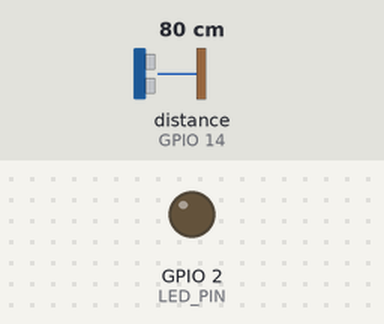
Bench run of a sketch on a simulated ESP8266 (NodeMCU). On the bench: output pins drawn as LEDs (lit = HIGH). Wiring (inferred from the names in the program): ultrasonic range finder: trigger GPIO 12; echo GPIO 14. The test bench sets the inputs (shaded band); at power-on: distance to the obstacle (sensor on GPIO 14) 80 cm. The echo pulse lasts 58.3 µs per cm; WiFi joins after 1.5 s; servers stay silent unless stated; pins used as bus, display or sensor lines are not drawn.

Above: at 2.7 s.
2.8 s: distance to the obstacle (sensor on GPIO 14) set to 23 cm
4.3 s: distance to the obstacle (sensor on GPIO 14) set to 19 cm
At 5.7 s:
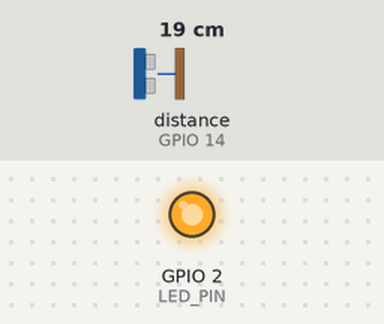
6.0 s: distance to the obstacle (sensor on GPIO 14) set to 35 cm
At 7.2 s:
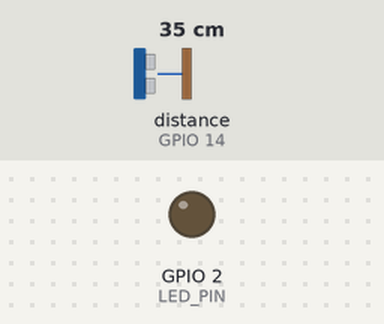
7.5 s: distance to the obstacle (sensor on GPIO 14) set to 2 cm
At 8.6 s:
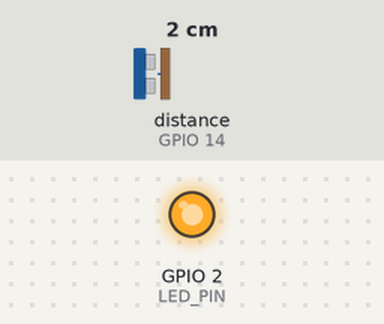
Timing chart, 0 to 10.0 s (numbered marks = the images above; inputs shaded):
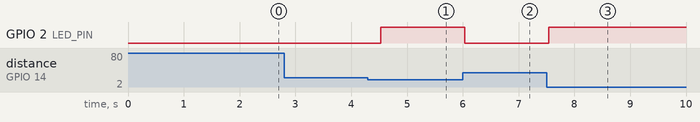

The sketch:

mast.ino
```cpp
#include <ESP8266WiFi.h>
#include <ESP8266WebServer.h>

#define TRIG_PIN 12
#define ECHO_PIN 14
#define LED_PIN 2

const char* ssid = "YOUR_SSID";
const char* password = "YOUR_PASSWORD";

ESP8266WebServer server(80);

#define SOUND_VELOCITY 0.034
#define DISTANCE_THRESHOLD 20

long duration;
float distanceCm;

float getDistance() {
    digitalWrite(TRIG_PIN, LOW);
    delayMicroseconds(2);
    digitalWrite(TRIG_PIN, HIGH);
    delayMicroseconds(10);
    digitalWrite(TRIG_PIN, LOW);
    duration = pulseIn(ECHO_PIN, HIGH);
    return duration * SOUND_VELOCITY / 2;
}

void handleDistance() {
    distanceCm = getDistance();
    server.send(200, "text/plain", String(distanceCm));
}

void setup() {
    Serial.begin(115200);
    pinMode(TRIG_PIN, OUTPUT);
    pinMode(ECHO_PIN, INPUT);
    pinMode(LED_PIN, OUTPUT);

    WiFi.begin(ssid, password);
    while (WiFi.status() != WL_CONNECTED) {
        delay(500);
    }

    server.on("/distance", handleDistance);
    server.begin();
}

void loop() {
    distanceCm = getDistance();
    digitalWrite(LED_PIN, distanceCm < DISTANCE_THRESHOLD ? HIGH : LOW);
    server.handleClient();
    delay(500);
}
```

Measured:
- the behaviour switches between 21 and 20 cm on distance to the obstacle (sensor on GPIO 14) (found by bisection; images 0 and 1)
- after the input at 2.8 s, every drawn part: stays the same
- after the input at 4.3 s, GPIO 2 (LED_PIN): LOW → HIGH after 0.23 s
- after the input at 6.0 s, GPIO 2 (LED_PIN): HIGH → LOW at once
- after the input at 7.5 s, GPIO 2 (LED_PIN): LOW → HIGH at once
